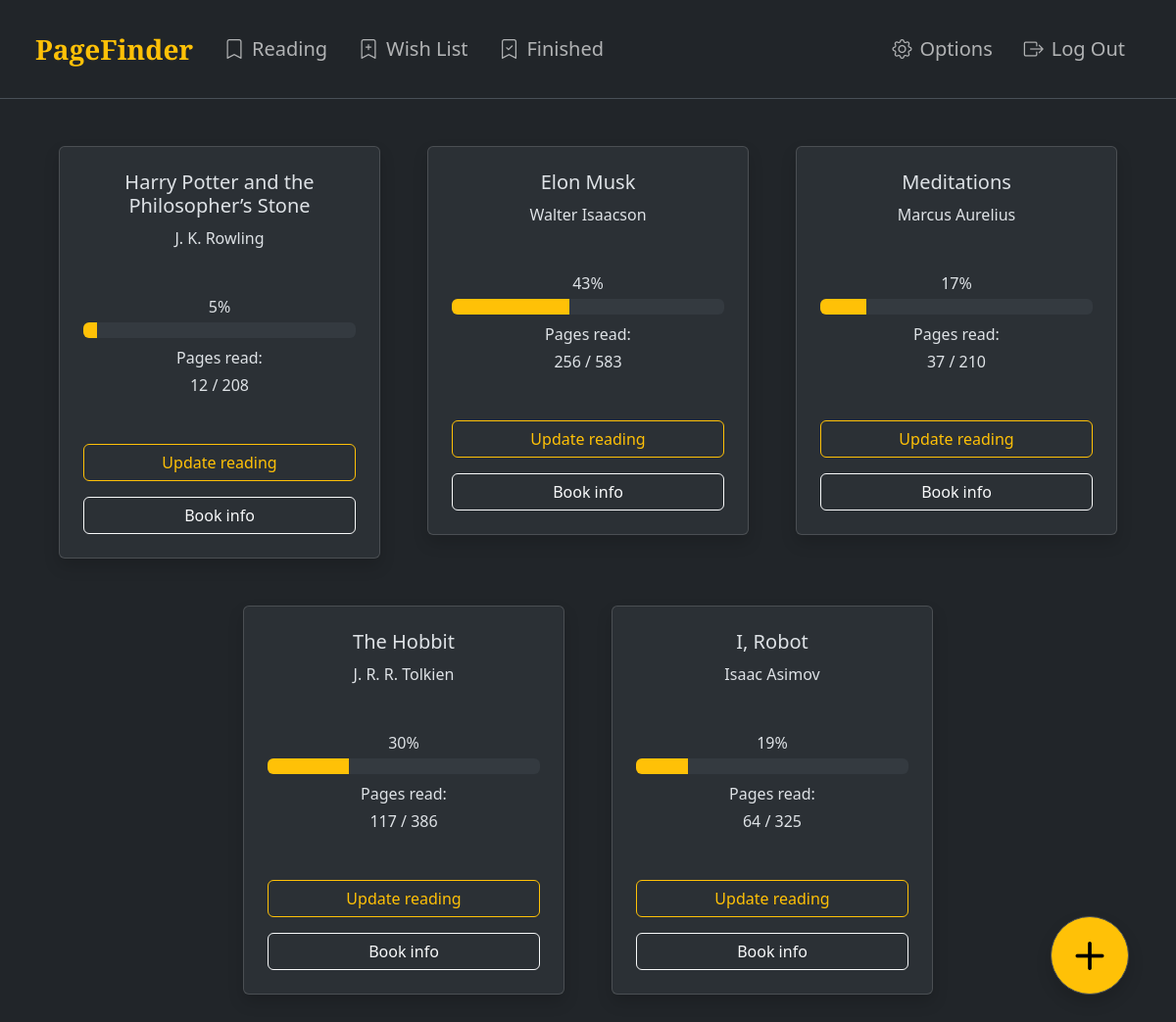
The app's page /readings (signed in) with its own data.
### tables this page shows
CREATE TABLE readings (
    reading_id INTEGER PRIMARY KEY AUTOINCREMENT,
    user_id INTEGER NOT NULL,
    authorship_id INTEGER NOT NULL,
    total_pages INTEGER NOT NULL,
    pages_read INTEGER DEFAULT 0,
    FOREIGN KEY (user_id) REFERENCES users(id),
    FOREIGN KEY (authorship_id) REFERENCES authorships(authorship_id)
);

CREATE TABLE books (
    book_id INTEGER PRIMARY KEY AUTOINCREMENT,
    title TEXT NOT NULL,
    year NUMERIC
);

CREATE TABLE authors (
    author_id INTEGER PRIMARY KEY AUTOINCREMENT,
    name TEXT NOT NULL,
    birth NUMERIC
);

### app.py (the view)
@app.route("/readings")
@login_required
def reading():
    query = '''
    SELECT
        authorships.authorship_id,
        books.title,
        authors.name AS author,
        readings.reading_id,
        readings.total_pages,
        readings.pages_read
    FROM
        books
    INNER JOIN
        authorships ON books.book_id = authorships.book_id
    INNER JOIN
        readings ON readings.authorship_id = authorships.authorship_id
    INNER JOIN
        authors ON authorships.author_id = authors.author_id
    WHERE authorships.authorship_id IN (
        SELECT authorship_id FROM readings WHERE user_id = ?
    )
    AND readings.user_id = ?
    '''
    user_readings = db.execute(query, session["user_id"], session["user_id"])
    user_readings.reverse()
    return render_template("readings.html", user_readings=user_readings)

### app.py (called while the page is built)
@app.after_request
def after_request(response):
    response.headers["Cache-Control"] = "no-cache, no-store, must-revalidate"
    response.headers["Expires"] = 0
    response.headers["Pragma"] = "no-cache"
    return response

### helpers.py (called while the page is built)
def login_required(f):
    @wraps(f)
    def decorated_function(*args, **kwargs):
        if session.get("user_id") is None:
            return redirect("/login")
        return f(*args, **kwargs)
    return decorated_function

### templates/readings.html (shortened to what this page needs)
{% extends "layout.html" %}
{% block main %}
    {% if user_readings %}
        <div class="container">
            <div class="row row-cols-1 row-cols-md-2 row-cols-lg-3 row-cols-xxl-4 g-5 justify-content-center">
                {% for reading in user_readings %}
                    {% set progress = ((reading.pages_read / reading.total_pages) * 100)|int %}
                    <div class="col">
                        <div class="card text-center bg-body-tertiary shadow">
                            <div class="card-body p-4">
                                <h5 class="card-title mb-3">{{ reading.title }}</h5>
                                <h6 class="card-subtitle mb-5">{{ reading.author }}</h5>
                                <p class="card-text mb-1">{{ progress }}%</p>
                                <div class="progress mb-2" role="progressbar" aria-label="Basic example" aria-valuenow="25" aria-valuemin="0" aria-valuemax="100">
                                    <div class="progress-bar bg-warning" style="width: {{ progress }}%"></div>
                                </div>
                                <p class="card-text mb-1">Pages read:</p>
                                <p class="card-text mb-5">{{ reading.pages_read }} / {{ reading.total_pages }}</p>
                                <div class="d-flex flex-column">
                                    <form action="/update_reading" method="post" class="mb-3">
                                        <button type="submit" name="goto_update_reading" value="{{ reading.reading_id }}" class="btn btn-outline-warning w-100">Update reading</button>
                                    </form>
                                    <form action="/book_info" method="post">
                                        <button type="submit" name="book_info" value="{{ reading.authorship_id }}" class="btn btn-outline-light w-100">Book info</button>
                                    </form>
                                </div>
                            </div>
                        </div>
                    </div>
                {% endfor %}
            </div>
        </div>
    {% else %}
        <div class="alert alert-dark d-flex align-items-center fs-5 m-auto" role="alert">
            <i class="bi bi-emoji-frown me-3"></i>
            Your Reading list is empty for now. Try adding books by clicking the + button.
        </div>
    {% endif %}
    <a href="/add_book" class="border position-fixed bottom-0 end-0 btn btn-warning rounded-circle m-3 m-sm-4 m-xl-5 shadow" style="height: 80px; width: 80px; font-size: 29px; padding-top: 17px;">
        <i class="bi bi-plus-lg"></i>
    </a>
{% endblock %}

### templates/layout.html (shortened to what this page needs)
<!DOCTYPE html>
<html lang="en">
    <head>
        <link rel="stylesheet" href="../static/style.css">
        <link href="https://cdn.jsdelivr.net/npm/bootstrap@5.3.3/dist/css/bootstrap.min.css" rel="stylesheet">
        <link rel="stylesheet" href="https://cdn.jsdelivr.net/npm/bootstrap-icons@1.5.0/font/bootstrap-icons.css">
    </head>
    <body data-bs-theme="dark" class="d-flex flex-column min-vh-100">
        <nav class="border-bottom navbar navbar-expand-md fs-5 p-4">
            <div class="container-fluid">
                <a class="logo-font-semibold text-warning navbar-brand fs-3" href="/">PageFinder</a>
                <div class="collapse navbar-collapse" id="navbar">
                    {% if session["user_id"] %}
                        <ul class="navbar-nav me-auto mt-auto">
                            <li class="nav-item"><a class="nav-link mx-2" href="/readings"><i class="bi bi-bookmark me-2"></i>Reading</a></li>
                            <li class="nav-item"><a class="nav-link mx-2" href="/wish_list"><i class="bi bi-bookmark-plus me-2"></i>Wish List</a></li>
                            <li class="nav-item"><a class="nav-link mx-2" href="/finished"><i class="bi bi-bookmark-check me-2"></i>Finished</a></li>
                        </ul>
                        <ul class="navbar-nav ms-auto mt-auto">
                            <li class="nav-item"><a class="nav-link mx-2" href="/options"><i class="bi bi-gear me-2"></i>Options</a></li>
                            <li class="nav-item"><a class="nav-link mx-2" href="/logout"><i class="bi bi-box-arrow-right me-2"></i>Log Out</a></li>
                        </ul>
                    {% else %}
                        <ul class="navbar-nav ms-auto mt-auto">
                            <li class="nav-item"><a class="nav-link mx-2" href="/register"><i class="bi bi-person-plus me-2"></i>Register</a></li>
                            <li class="nav-item"><a class="nav-link mx-2" href="/login"><i class="bi bi-box-arrow-in-right me-2"></i>Log In</a></li>
                        </ul>
                    {% endif %}
                </div>
            </div>
        </nav>
        <main class="d-flex flex-grow-1 p-5">
            {% block main %}{% endblock %}
        </main>
    </body>
</html>

### static/style.css (style rules this page uses)
.logo-font-semibold { font-family: "Playfair Display", serif; font-optical-sizing: auto; font-weight: 600; font-style: normal; }

### records on screen
readings: title "Harry Potter and the Philosopher’s Stone", author "J. K. Rowling", progress "5", pages_read "12", total_pages "208", {{ reading.reading_id }} 29 (drawn), {{ reading.authorship_id }} 7 (drawn)
readings: title "Elon Musk", author "Walter Isaacson", progress "43", pages_read "256", total_pages "583", {{ reading.reading_id }} 28 (drawn), {{ reading.authorship_id }} 15 (drawn)
readings: title "Meditations", author "Marcus Aurelius", progress "17", pages_read "37", total_pages "210", {{ reading.reading_id }} 25 (drawn), {{ reading.authorship_id }} 26 (drawn)
readings: title "The Hobbit", author "J. R. R. Tolkien", progress "30", pages_read "117", total_pages "386", {{ reading.reading_id }} 19 (drawn), {{ reading.authorship_id }} 20 (drawn)
readings: title "I, Robot", author "Isaac Asimov", progress "19", pages_read "64", total_pages "325", {{ reading.reading_id }} 18 (drawn), {{ reading.authorship_id }} 22 (drawn)
